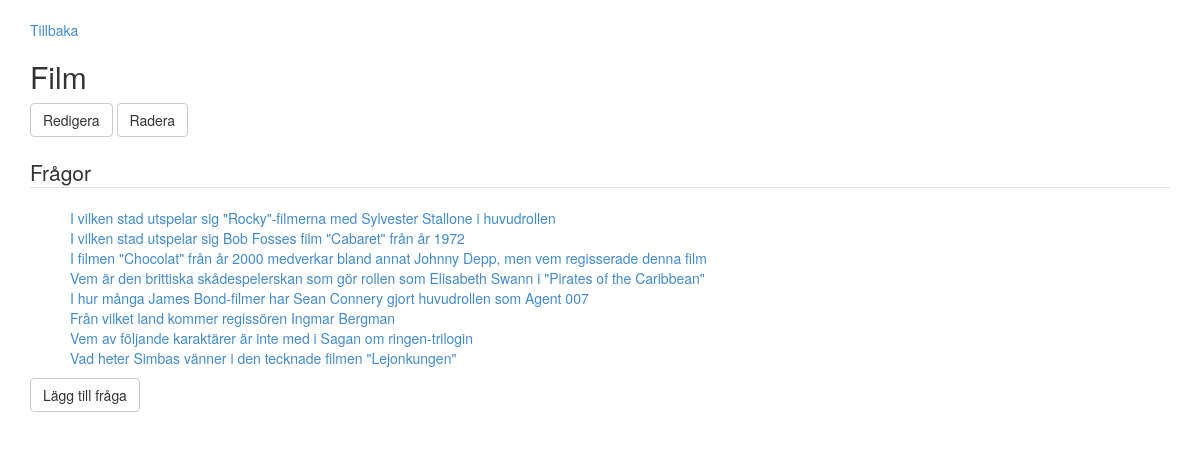
/?showQuiz&id=8 (signed in), run on the app's committed database.
### tables this page shows
CREATE TABLE IF NOT EXISTS `quiz` (
  `QuizId` int(11) NOT NULL AUTO_INCREMENT,
  `QuizName` varchar(60) NOT NULL,
  PRIMARY KEY (`QuizId`),
  UNIQUE KEY `QuizName` (`QuizName`)
);

CREATE TABLE IF NOT EXISTS `question` (
  `QuestionId` int(11) NOT NULL AUTO_INCREMENT,
  `QuestionName` varchar(150) NOT NULL,
  `QuizId` int(11) NOT NULL,
  PRIMARY KEY (`QuestionId`),
  UNIQUE KEY `QuestionName` (`QuestionName`),
  KEY `QuizId` (`QuizId`)
);

### Controller/QuizController.php (called while the page is built, shortened)
<?php
require_once("View/PlayQuizView.php");
require_once("View/HTMLView.php");
require_once("Model/QuizModel.php");
require_once("View/QuizView.php");
require_once("Model/Quiz.php");
require_once("Model/Dao/QuizRepository.php");
class QuizController {
	private $htmlView;
	private $quizView;
	public function __construct() {
		$this->htmlView = new HTMLView();
		$this->quizView = new QuizView();
	}
 	public function showQuiz(Quiz $quiz) {
 		 $this->htmlView->echoHTML($this->quizView->showQuiz($quiz));
 	}
}

### index.php (called while the page is built, shortened)
<?php
require_once('Controller/MasterController.php');
$masterController = new MasterController();
$masterController->doControll();

### Model/Quiz.php (called while the page is built)
<?php
require_once("Model/Questions.php");
class Quiz {
	private $quizName;
	private $quizId;
	private $questions;
	public function __construct($quizName, $quizId = NULL) {
		$this->quizName = $quizName;
		$this->questions = new Questions();
		if (empty($quizId) == false) {
			$this->quizId = $quizId;
		}
	}
	public function getQuizId() {
		return $this->quizId;
	}
	public function getName() {
		return $this->quizName;
	}
	public function add(Question $question) {
		$this->questions->add($question);
	}
	public function getQuestions() {
		return $this->questions;
	}
}

### Model/Dao/QuizRepository.php (called while the page is built, shortened)
<?php
require_once("Model/Quiz.php");
require_once("Model/Dao/Repository.php");
class QuizRepository extends Repository{
	private $db;
	private $questionTable = "question";
	public function __construct() {
		$this->dbTable = 'quiz';
		$this->db = $this->connection();
	}
	public function getQuiz($quizId) {
		$sql = "SELECT * FROM $this->dbTable WHERE " . $this->quizId . " = ?";
		$params = array($quizId);
		$query = $this->db->prepare($sql);
		$query->execute($params);
		$result = $query->fetch();
		if ($result) {
			$quiz = new Quiz($result[$this->quizName], $result[$this->quizId]);
			$sql = "SELECT * FROM " . $this->questionTable . " WHERE " . $this->quizId . " = ?";
			$query = $this->db->prepare($sql);
			$query->execute (array($result[$this->quizId]));
			$questions = $query->fetchAll();
			foreach($questions as $question) {
				$question = new Question($question[$this->questionName], $question[$this->quizId], $question[$this->questionId]);
				$quiz->add($question);
			}
			return $quiz;
		}
		return NULL;
	}
}

### Model/Dao/Repository.php (called while the page is built, shortened)
<?php
abstract class Repository {
	protected $dbConnection;
    protected function connection() {
    	if ($this->dbConnection == null) {
            $this->dbConnection = new PDO(Settings::$DB_CONNECTION, Settings::$DB_USERNAME, Settings::$DB_PASSWORD);
        $this->dbConnection->setAttribute(PDO::ATTR_ERRMODE, PDO::ERRMODE_EXCEPTION);
        return $this->dbConnection;
    }
  }
}

### Model/Questions.php (called while the page is built)
	<?php
class Questions {
	private $questions;
	public function __construct() {
		$this->questions = array();
	}
	public function toArray() {
		return $this->questions;
	}
	public function add(Question $question) {
			$this->questions[] = $question;
	}
}

### Model/Question.php (called while the page is built, shortened)
<?php
class Question {
	private $questionName;
	private $questionId;
	public function __construct($questionName, $quizId, $questionId = NULL) {
		$this->questionName = $questionName;
		if (empty($questionId) == false) {
			$this->questionId = $questionId;
		}
	}
	public function getName() {
		return $this->questionName;
	}
	public function getQuestionId() {
		return $this->questionId;
	}
}

### View/QuizView.php (the view, shortened to what this page needs)
<?php
class QuizView extends BaseView {
	private $cookieStorage;
	private $removeQuizLocation = 'removeQuiz';
	private $editQuizLocation = 'editQuiz';
	public function __construct() {
		$this->cookieStorage = new CookieStorage();
	}
	public function getQuizMenu($id) {
		return $html = "<a href='?" . $this->addQuestionLocation . "&" . $this->id . "=$id' class='btn btn-default'>Lägg till fråga</a> </br></br>";
	}
	public function getId() {
		if (isset($_GET[$this->id])) {
			return $_GET[$this->id];
		}
		return NULL;
	}
	public function renderCookieMessage($string) {
		$value = $this->cookieStorage->load($string);
		return $value;
	}
	public function unsetMessage($name) {
		$this->cookieStorage->save($name, null, time()-1);
	}
	public function showQuiz(Quiz $quiz) {
		$message = $this->renderCookieMessage($this->messageLocation);
		$html = "<form action='' method='post'> </br>
		<a href='?" . $this->showAllQuizLocation . "' name='returnToPage'>Tillbaka</a> </br>
		<h2>" . $quiz->getName() . "</h2>
		<input type='submit' class='btn btn-default' name='" . $this->editQuizLocation . "' value='Redigera'> <input type='submit' class='btn btn-default' name='" . $this->removeQuizLocation . "' value='Radera'>
		</br> </br>
		<legend>Frågor</legend>
		$message
		<ul style='list-style-type: none;'>";
		foreach($quiz->getQuestions()->toArray() as $question) {
			$html .= "<li><a href='?" . $this->showQuestionLocation . "&" . $this->id . "=" . $question->getQuestionId() . "'>". $question->getName() ."</a></li>";
		}
		$html .= "</ul>" . $this->getQuizMenu($quiz->getQuizId()) . "</form>";
		return $html;
	}
}

### data on the page
quiz: QuizName "Film"
question: QuestionName "I vilken stad utspelar sig \"Rocky\"-filmerna med Sylvester Stallone i huvudrollen"
question: QuestionName "I vilken stad utspelar sig Bob Fosses film \"Cabaret\" från år 1972"
question: QuestionName "I filmen \"Chocolat\" från år 2000 medverkar bland annat Johnny Depp, men vem regisserade denna film"
question: QuestionName "Vem är den brittiska skådespelerskan som gör rollen som Elisabeth Swann i \"Pirates of the Caribbean\""
question: QuestionName "I hur många James Bond-filmer har Sean Connery gjort huvudrollen som Agent 007"
question: QuestionName "Från vilket land kommer regissören Ingmar Bergman"
question: QuestionName "Vem av följande karaktärer är inte med i Sagan om ringen-trilogin"
question: QuestionName "Vad heter Simbas vänner i den tecknade filmen \"Lejonkungen\""
